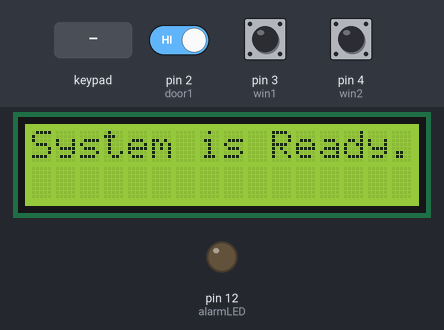
This sketch was run on a simulated Arduino Uno, built with avr-gcc and run on an emulated ATmega328P. Parts: 16×2 character LCD, output pins drawn as LEDs (lit = HIGH). Inputs (shaded band) come from the test bench; at power-on: pin 2 (door1) HIGH, pin 3 (win1) HIGH, pin 4 (win2) HIGH.

Above: at 1.2 s.
1.3 s: pin 2 (door1) driven LOW
At 2.1 s:
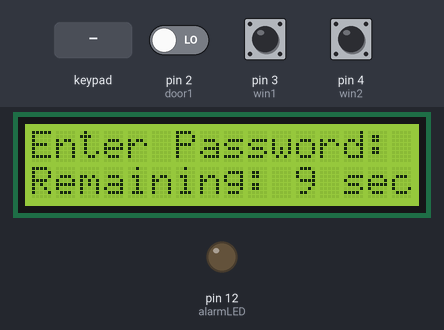
4.3 s: keypad keys 9 1 0 1 1 # pressed 0.4 s apart
At 8.4 s:
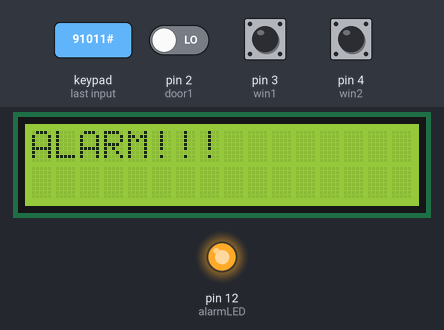
8.8 s: key '*' pressed
At 9.3 s:
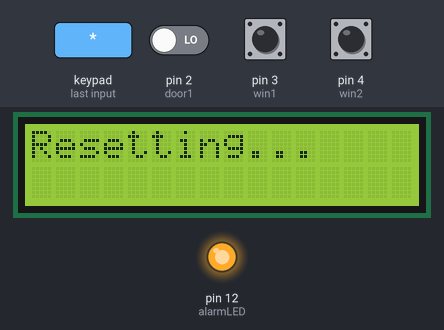
Timing chart, 0 to 11.8 s (numbered marks = the images above; inputs shaded):
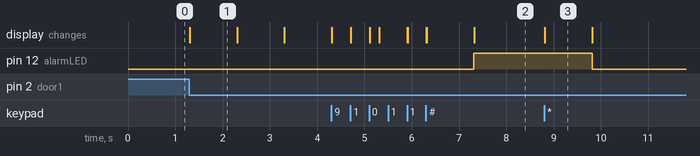

The sketch:

module-project-micro-code.ino
```cpp
#include <Keypad.h>
#include <LiquidCrystal.h>

// LCD pins
LiquidCrystal lcd(A0, A1, A2, A3, A4, A5);

// Keypad definition
const byte ROWS = 4;
const byte COLS = 3;
char keys[ROWS][COLS] = {
  {'1','2','3'},
  {'4','5','6'},
  {'7','8','9'},
  {'*','0','#'}
};
byte rowPins[ROWS] = {5, 6, 7, 8};
byte colPins[COLS] = {9, 10, 11};

Keypad keypad = Keypad(makeKeymap(keys), rowPins, colPins, ROWS, COLS);

// Pin definitions
const int door1 = 2;
const int win1 = 3;
const int win2 = 4;
const int alarmLED = 12;

//Password
String correctPassword = "1234";
String enteredPassword = "";

unsigned long countdownStart = 0;
const int countdownTime = 10000; // 10 second
bool countdownActive = false;
bool alarmTriggered = false;
bool doorsClosed = true;

void setup() {
  pinMode(door1, INPUT_PULLUP);
  pinMode(win1, INPUT_PULLUP);
  pinMode(win2, INPUT_PULLUP);
  pinMode(alarmLED, OUTPUT);
  lcd.begin(16, 2);
  lcd.print("System is Ready...");
}

void loop() {
  char key = keypad.getKey();

  // If Alarm is active the system can be resetting manually with *
  if (alarmTriggered && key == '*') {
    lcd.clear();
    lcd.print("Resetting...");
    delay(1000);
    resetSystem();
    return;
  }

  if (countdownActive) {
    unsigned long elapsed = millis() - countdownStart;
    int remaining = (countdownTime - elapsed) / 1000;

    lcd.setCursor(0, 0);
    lcd.print("Enter Password:");
    lcd.setCursor(0, 1);
    lcd.print("Remaining: ");
    lcd.print(remaining);
    lcd.print(" sec   ");

    if (key) {
      if (key == '#') {
        if (enteredPassword == correctPassword) {
          lcd.clear();
          lcd.print("Correct Password!");
          delay(2000);
          resetSystem();
          return;
        } else {
          lcd.clear();
          lcd.print("Wrong Password!");
          delay(1000);
          triggerAlarm();
          return;
        }
      } else if (key == '*') {
        enteredPassword = "";
        lcd.clear();
        lcd.setCursor(0, 0);
        lcd.print("Resetting...");
        delay(1000);
        return;
      } else {
        enteredPassword += key;
        lcd.setCursor(10, 1);
        lcd.print(enteredPassword);
      }
    }

    if (elapsed > countdownTime) {
      lcd.clear();
      lcd.print("Time is Up!");
      delay(1000);
      triggerAlarm();
      return;
    }
  }

   // Start the time when one of the switches are opened
  if (!countdownActive && !alarmTriggered && doorsClosed) {
    if (digitalRead(door1)==LOW || digitalRead(win1)==LOW || digitalRead(win2)==LOW) {
      countdownStart = millis();
      countdownActive = true;
      enteredPassword = "";
      lcd.clear();
      doorsClosed = false;
    }
  }

  // System can be return to ready mode when the switches are closed
  if(!doorsClosed){
    if(digitalRead(door1)==HIGH && digitalRead(win1)==HIGH && digitalRead(win2)==HIGH){
      doorsClosed = true;
    }
  }
}

void triggerAlarm() {
  digitalWrite(alarmLED, HIGH);
  alarmTriggered = true;
  countdownActive = false;
  lcd.clear();
  lcd.print("ALARM!!!");
}

void resetSystem() {
  digitalWrite(alarmLED, LOW);
  countdownActive = false;
  alarmTriggered = false;
  enteredPassword = "";
  lcd.clear();
  lcd.print("System is Ready...");
}
```

Measured:
- after the input at 1.3 s, the display: first changes at once (image 1 shows a later state)
- after the input at 4.3 s, pin 12 (alarmLED): LOW → HIGH after 3.0 s; the display: first differs from a run without the input after 1.6 s (image 2 shows a later state)
- after the input at 8.8 s, pin 12 (alarmLED): HIGH → LOW after 1.0 s; the display: changes at once (image 3)
- what the display in image 3 shows lasts 1.0 s, from 8.8 s to 9.8 s
